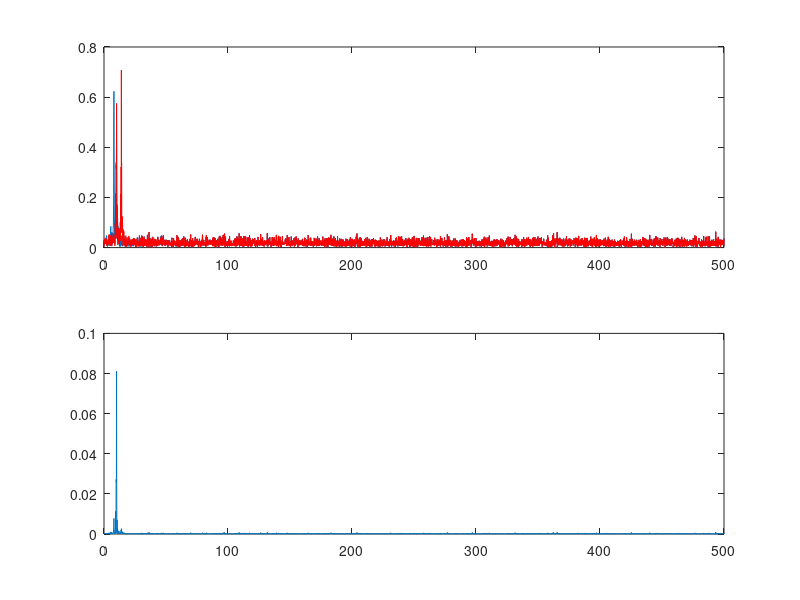

Reproduce this figure in MATLAB. (Note: this script raises an error after producing the figure.)

%%%%%%%%%%%%%%%%%%%%%%%%%%%%%%%%%%%%%%%%%%%%%%%%%%%%%%%%%%%%%%%%%%%%%%% spectral coherence 
srate = 1000; 
t = 0: 1/ srate: 9-1/ srate; 
n = length( t); 

% create signals 
f = [10 14 8]; 
k1 =( f( 1)/ srate)* 2* pi/ f( 1); 

sigA = sin( 2* pi.* f( 1).* t + k1* cumsum( 5* randn( 1, n))) + randn( size( t)); 
sigB = sin( 2* pi.* f( 2).* t + k1* cumsum( 5* randn( 1, n))) + sigA; 

sigA = sigA + sin( 2* pi.* f( 3).* t + k1* cumsum( 5* randn( 1, n))); 

% ---------------- signA e signB sono i segnali da cui calcolare la spectral cohertence 

% show power of each channel 
hz = linspace( 0, srate/ 2, floor( n/ 2) + 1); 
sigAx = fft( sigA)/ n; 
sigBx = fft( sigB)/ n; 
subplot( 211)
plot( hz, 2* abs( sigAx( 1: length( hz)))), hold on 
plot( hz, 2* abs( sigBx( 1: length( hz))),' r') 

% spectral coherence 
specX = abs( sigAx.* conj( sigBx)).^2; 
spectcoher = specX./( sigAx.* sigBx); 

powerCoher = spectcoher.*conj(spectcoher)/n;   % Power of the DFT
fm = min( find( powerCoher == max(powerCoher) ) * (srate/n) )
pause;  

subplot( 212) 
plot( hz, abs( spectcoher( 1: length( hz))))
pause;


%%%%%%%%%%%%%%%%%%%%%%%%%%%%%%%%%%%%%%%%%%%%%%%%%%%%%%%%%%%%%%%%%%%%%%%%%%%%%%%%%%%%%%%%% applying to the problem 
menv;

########################### CONSTANTS 
INTERICTAL_MODE = 1;
PREICTAL_MODE = 2;
TEST_MODE = 3;

NUMBER_OF_FILES = 2;
########################### loadind data sets and meta-data
printf("|--> generating features set ...\n");

%%dss = ["Dog_1"; "Dog_2"; "Dog_3"; "Dog_4"; "Dog_5"; "Patient_1"; "Patient_2"];
dss = ["Patient_2"];
cdss = cellstr (dss);

printf("|--> found %i data sets ... \n",size(cdss,1));
for i = 1:size(cdss,1)
  printf("|- %i - %s \n",i,cell2mat(cdss(i,1)));
endfor 

for i = 1:size(cdss,1)
  ds = cell2mat(cdss(i,1)); 
  printf("|---> processing %s  ...\n",ds);
  
  %% data files 
  %%pattern_interictal = ([curr_dir "/dataset/seizure-prediction/" ds "/" ds "/" ds "_interictal_segment*"]);
  pattern_interictal = ([curr_dir "/dataset/seizure-prediction/" ds "/" ds "_interictal_segment*"]);
  interictal_files = glob (pattern_interictal);
  
  %%pattern_preictal = ([curr_dir "/dataset/seizure-prediction/" ds "/" ds "/" ds "_preictal_segment*"]);
  pattern_preictal = ([curr_dir "/dataset/seizure-prediction/" ds "/" ds "_preictal_segment*"]);
  preictal_files = glob (pattern_preictal);
  
  %%pattern_test = ([curr_dir "/dataset/seizure-prediction/" ds "/" ds "/" ds "_test_segment*"]);
  pattern_test = ([curr_dir "/dataset/seizure-prediction/" ds "/" ds "_test_segment*"]);
  test_files = glob (pattern_test);
  
  %%%%%%%%%% main loop  
  for mode = 1:2
    printf("|---> mode = %i (1 = inter,2=preict,3=test) ...\n",mode);
    
    files = test_files;
    if (mode == INTERICTAL_MODE)
      files = interictal_files;
    elseif (mode == PREICTAL_MODE) 
      files = preictal_files;
    endif 
    
    for fi = 1:size(files,1)
      
      if (fi > NUMBER_OF_FILES) 
        break;  
      endif 
      
      fn = cell2mat(files(fi,1));
      printf("|-- processing %s  ...\n",fn);
      
      %%%%%%%%%%%%%%%%%%%%%%%%%%%%%
      seg = load  (fn);
      names = fieldnames(seg);
      name_seg = cell2mat(names);
      seg_struct = getfield(seg,name_seg);
      
      %% garbage collection .. 
      clear seg; 
      
      seg_struct_names = fieldnames(seg_struct);
      
      name = cell2mat(seg_struct_names(1,1));
      data = getfield(seg_struct,name);
      
      name = cell2mat(seg_struct_names(2,1));
      data_length_sec = getfield(seg_struct,name);
      
      name = cell2mat(seg_struct_names(3,1));
      sampling_fraquency = getfield(seg_struct,name);
      
      name = cell2mat(seg_struct_names(4,1));
      channels = getfield(seg_struct,name);
      
      %% garbage collection .. 
      clear seg_struct;
      
      %%% signal processing ... 
      spectcoher = []; 
      for i = 2:size(data,1)
        
          t = 0:1/sampling_fraquency:data_length_sec-1/sampling_fraquency;      
          n = length(t);
          
          sigAx = spectcoher; 
          if (i == 2)
             sigAx = fft( data(1,:)')/ n;
          endif
         
          sigBx = fft( data(i,:)')/ n; 
          
          % spectral coherence 
          specX = abs( sigAx.* conj( sigBx)).^2; 
          spectcoher = specX./( sigAx.* sigBx); 
          
          powerCoher = spectcoher.*conj(spectcoher)/n;   % Power of the DFT
          fm = min( find( powerCoher == max(powerCoher) ) * (sampling_fraquency/n) );
          
          printf("|---> spectral coherence among signal %i and before has fm = %f \n",i,fm);
          
          
      endfor
      %%%%%%%%%%%%%%%%%%%%%%%%%%%%%
      fflush(stdout);
    endfor 
  endfor 
endfor 

 

 %%%%%%%%%%%%%%%%%%%%%%%%%%%%%%%%%%%%%%%%%%%%%%%%%%%%%%%%%%%%%%%%%%%%%%% PCA
 % covariance of data 
 v = rand( 10); 
 c = chol( v* v'); 
 n = 10000; 
 % n time points 
 d = randn( n, size( v, 1))* c; 
 % subtract mean and compute covariance ---- d e' il segnale (10000 obs x 10 canali )
 d = bsxfun(@ minus, d, mean( d, 1)); 
 covar = (d'* d)./( n-1); 
 
 imagesc( covar)
 pause;
 
 % compute PCA and eigenvalues (ev) 
 [pc, ev] = eig( covar); 
 % re-sort components 
 #pc = pc(:, end:-1: 1); 
 % extract eigenvalues and covert to % 
 %%ev = diag( ev); ev = 100* ev( end:-1: 1)./ sum( ev); 
 ev = diag( ev); 
 ev = 100* ev./ sum( ev); 
 
 plot( ev,'-o')

 
 
 
 %%%%%%%%%%%%%%%%%%%%%%%%%%%%%%%%%%%%%%%%%%%%%%%%%%%%%%%%%%%%%%%%%%%%%%%%%%%%%%%%%%%%%%%%% applying to the problem 
menv;

########################### CONSTANTS 
INTERICTAL_MODE = 1;
PREICTAL_MODE = 2;
TEST_MODE = 3;

NUMBER_OF_FILES = 2;
########################### loadind data sets and meta-data
printf("|--> generating features set ...\n");

%%dss = ["Dog_1"; "Dog_2"; "Dog_3"; "Dog_4"; "Dog_5"; "Patient_1"; "Patient_2"];
dss = ["Patient_2"];
cdss = cellstr (dss);

printf("|--> found %i data sets ... \n",size(cdss,1));
for i = 1:size(cdss,1)
  printf("|- %i - %s \n",i,cell2mat(cdss(i,1)));
endfor 
 
 for i = 1:size(cdss,1)
  ds = cell2mat(cdss(i,1)); 
  printf("|---> processing %s  ...\n",ds);
  
  %% data files 
  %%pattern_interictal = ([curr_dir "/dataset/seizure-prediction/" ds "/" ds "/" ds "_interictal_segment*"]);
  pattern_interictal = ([curr_dir "/dataset/seizure-prediction/" ds "/" ds "_interictal_segment*"]);
  interictal_files = glob (pattern_interictal);
  
  %%pattern_preictal = ([curr_dir "/dataset/seizure-prediction/" ds "/" ds "/" ds "_preictal_segment*"]);
  pattern_preictal = ([curr_dir "/dataset/seizure-prediction/" ds "/" ds "_preictal_segment*"]);
  preictal_files = glob (pattern_preictal);
  
  %%pattern_test = ([curr_dir "/dataset/seizure-prediction/" ds "/" ds "/" ds "_test_segment*"]);
  pattern_test = ([curr_dir "/dataset/seizure-prediction/" ds "/" ds "_test_segment*"]);
  test_files = glob (pattern_test);
  
  %%%%%%%%%% main loop  
  for mode = 1:2
    printf("|---> mode = %i (1 = inter,2=preict,3=test) ...\n",mode);
    
    files = test_files;
    if (mode == INTERICTAL_MODE)
      files = interictal_files;
    elseif (mode == PREICTAL_MODE) 
      files = preictal_files;
    endif 
    
    for fi = 1:size(files,1)
      
      if (fi > NUMBER_OF_FILES) 
        break;  
      endif 
      
      fn = cell2mat(files(fi,1));
      printf("|-- processing %s  ...\n",fn);
      
      %%%%%%%%%%%%%%%%%%%%%%%%%%%%%
      seg = load  (fn);
      names = fieldnames(seg);
      name_seg = cell2mat(names);
      seg_struct = getfield(seg,name_seg);
      
      %% garbage collection .. 
      clear seg; 
      
      seg_struct_names = fieldnames(seg_struct);
      
      name = cell2mat(seg_struct_names(1,1));
      data = getfield(seg_struct,name);
      
      name = cell2mat(seg_struct_names(2,1));
      data_length_sec = getfield(seg_struct,name);
      
      name = cell2mat(seg_struct_names(3,1));
      sampling_fraquency = getfield(seg_struct,name);
      
      name = cell2mat(seg_struct_names(4,1));
      channels = getfield(seg_struct,name);
      
      %% garbage collection .. 
      clear seg_struct;
      
      %%% signal processing ... 
      
        
          t = 0:1/sampling_fraquency:data_length_sec-1/sampling_fraquency;      
          n = length(t);
          
          d = bsxfun(@ minus, data', mean( data', 1)); 
          covar = (d'* d)./( n-1);
          
          [pc, ev] = eig( covar); 
          ev = diag( ev); 
          ev = 100* ev./ sum( ev); 
          ev_main = sum(ev > 10);
          printf("|-- numero di PC che spiegano almeno il 10 perc. della variabilita' = %f  ...\n",ev_main);
 
          plot( ev,'-o')
          pause; 
          
      
      %%%%%%%%%%%%%%%%%%%%%%%%%%%%%
      fflush(stdout);
    endfor 
  endfor 
endfor 



########################### automatic  
menv;

########################### CONSTANTS 
INTERICTAL_MODE = 1;
PREICTAL_MODE = 2;
TEST_MODE = 3;

NUMBER_OF_FILES = 2;
########################### loadind data sets and meta-data
printf("|--> generating features set ...\n");

%%dss = ["Dog_1"; "Dog_2"; "Dog_3"; "Dog_4"; "Dog_5"; "Patient_1"; "Patient_2"];
dss = ["Patient_1"];
cdss = cellstr (dss);

interict_mat = [];
preict_mat = [];

printf("|--> found %i data sets ... \n",size(cdss,1));
for i = 1:size(cdss,1)
  printf("|- %i - %s \n",i,cell2mat(cdss(i,1)));
endfor 
 
 for i = 1:size(cdss,1)
  ds = cell2mat(cdss(i,1)); 
  printf("|---> processing %s  ...\n",ds);
  
  %% data files 
  %%pattern_interictal = ([curr_dir "/dataset/seizure-prediction/" ds "/" ds "/" ds "_interictal_segment*"]);
  pattern_interictal = ([curr_dir "/dataset/seizure-prediction/" ds "/" ds "_interictal_segment*"]);
  interictal_files = glob (pattern_interictal);
  
  %%pattern_preictal = ([curr_dir "/dataset/seizure-prediction/" ds "/" ds "/" ds "_preictal_segment*"]);
  pattern_preictal = ([curr_dir "/dataset/seizure-prediction/" ds "/" ds "_preictal_segment*"]);
  preictal_files = glob (pattern_preictal);
  
  %%pattern_test = ([curr_dir "/dataset/seizure-prediction/" ds "/" ds "/" ds "_test_segment*"]);
  pattern_test = ([curr_dir "/dataset/seizure-prediction/" ds "/" ds "_test_segment*"]);
  test_files = glob (pattern_test);
  
  %%%%%%%%%% main loop  
  interict_mat = zeros(size(interictal_files,1),11);
  preict_mat = zeros(size(preictal_files,1),11);
  
  for mode = 1:2
    printf("|---> mode = %i (1 = inter,2=preict,3=test) ...\n",mode);
    
    files = test_files;
    if (mode == INTERICTAL_MODE)
      files = interictal_files;
    elseif (mode == PREICTAL_MODE) 
      files = preictal_files;
    endif 
    
    for fi = 1:size(files,1)
      
      fn = cell2mat(files(fi,1));
      printf("|-- processing %s  ...\n",fn);
      
      %%%%%%%%%%%%%%%%%%%%%%%%%%%%%
      seg = load  (fn);
      names = fieldnames(seg);
      name_seg = cell2mat(names);
      seg_struct = getfield(seg,name_seg);
      
      %% garbage collection .. 
      clear seg; 
      
      seg_struct_names = fieldnames(seg_struct);
      
      name = cell2mat(seg_struct_names(1,1));
      data = getfield(seg_struct,name);
      
      name = cell2mat(seg_struct_names(2,1));
      data_length_sec = getfield(seg_struct,name);
      
      name = cell2mat(seg_struct_names(3,1));
      sampling_fraquency = getfield(seg_struct,name);
      
      name = cell2mat(seg_struct_names(4,1));
      channels = getfield(seg_struct,name);
      
      %% garbage collection .. 
      clear seg_struct;
      
      %%% signal processing ... 
      
        
          t = 0:1/sampling_fraquency:data_length_sec-1/sampling_fraquency;      
          n = length(t);
          
          d = bsxfun(@ minus, data', mean( data', 1)); 
          covar = (d'* d)./( n-1);
          
          [pc, ev] = eig( covar); 
          ev = diag( ev); 
          ev = 100* ev./ sum( ev); 
          ev_main = sum(ev > 10);
          printf("|-- numero di PC che spiegano almeno il 10 perc. della variabilita' = %f  ...\n",ev_main);
          
          BASE = 5;
          ev_5 = sum(ev > BASE+1);
          ev_6 = sum(ev > BASE+2);
          ev_7 = sum(ev > BASE+3);
          ev_8 = sum(ev > BASE+4);
          ev_9 = sum(ev > BASE+5);
          ev_10 = sum(ev > BASE+6);
          ev_11 = sum(ev > BASE+7);
          ev_12 = sum(ev > BASE+8);
          ev_13 = sum(ev > BASE+9);
          ev_14 = sum(ev > BASE+10);
          ev_15 = sum(ev > BASE+11);
          
          mat_to_fill = [];
          if (mode == INTERICTAL_MODE)
            mat_to_fill = interict_mat;
          elseif (mode == PREICTAL_MODE) 
            mat_to_fill = preict_mat;
          endif 
          
          mat_to_fill(fi,1) = ev_5;
          mat_to_fill(fi,2) = ev_6;
          mat_to_fill(fi,3) = ev_7;
          mat_to_fill(fi,4) = ev_8;
          mat_to_fill(fi,5) = ev_9;
          mat_to_fill(fi,6) = ev_10;
          mat_to_fill(fi,7) = ev_11;
          mat_to_fill(fi,8) = ev_12;
          mat_to_fill(fi,9) = ev_13;
          mat_to_fill(fi,10) = ev_14;
          mat_to_fill(fi,11) = ev_15;
                   
          if (mode == INTERICTAL_MODE)
            interict_mat = mat_to_fill;
          elseif (mode == PREICTAL_MODE)
            preict_mat = mat_to_fill;
          endif
      
      %%%%%%%%%%%%%%%%%%%%%%%%%%%%%
      fflush(stdout);
    endfor 
  endfor 
endfor

TH=1;
mean(interict_mat)
std(interict_mat)
sum(interict_mat > TH) / size(interict_mat,1)
                   
mean(preict_mat)
std(preict_mat)
sum(preict_mat <= TH) / size(preict_mat,1)
                   




